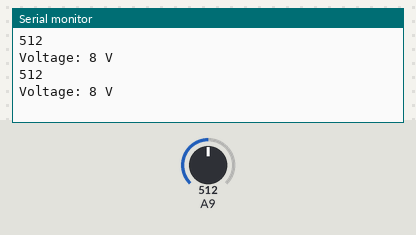
Bench run of a sketch on a simulated Arduino Mega 2560, built with avr-gcc and run on an emulated ATmega2560. Parts: the last lines printed to the serial monitor. The inputs (shaded band) are chosen by the test bench; at power-on: A9 = 512.

Above: at 1.8 s.
1.9 s: A9 set to 716
At 2.8 s:
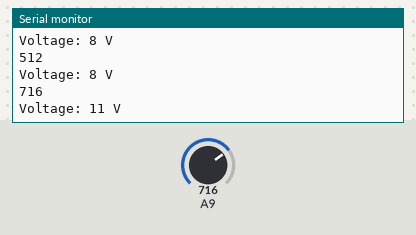
3.4 s: A9 set to 900
At 4.8 s:
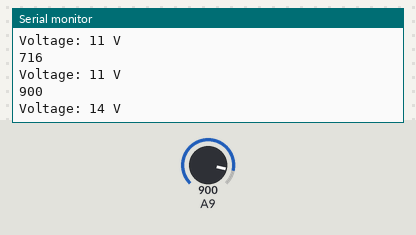
Timing chart, 0 to 6.4 s (numbered marks = the images above; inputs shaded):
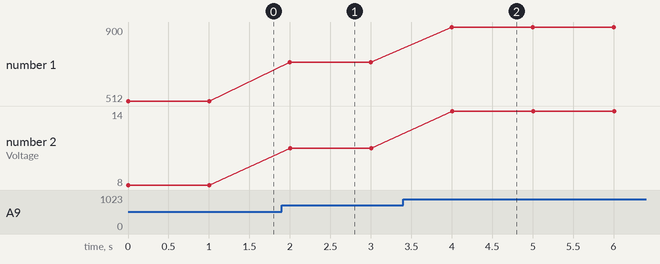

The sketch:

Solar_Voltage.ino
```cpp
/* ReadAnalogVoltage 0 to 50 Volts - blog.circuits4you.com

   Reads an analog input on pin 0, converts it to voltage, and prints the

   result to the serial monitor.

   Graphical representation is available using serial plotter   (Tools >

   Serial Plotter menu)*/


// the setup routine runs once when you press reset:

void setup() {

  // initialize serial communication at 9600 bits per second:

  Serial.begin(9600);

}


// the loop routine runs over and over again forever:

void loop() {

  // read the input on analog pin 0:

  int sensorValue = analogRead(A9);

  // Convert the analog reading (which goes from 0 - 1023) to a voltage (0 - 50V):

  int voltage = sensorValue * (5.0 / 1024.0)*3.4; //voltage = value * (5.0/1023) * ((R1 + R2)/R2);

  // print out the value you read:
  Serial.println(sensorValue);

  Serial.print("Voltage: ");

  Serial.print(voltage);

  Serial.println(" V");

  delay(1000);

}
```

Measured:
- after the input at 1.9 s, the serial monitor: prints a new line after 0.10 s (image 1)
- after the input at 3.4 s, the serial monitor: prints a new line after 0.60 s (image 2)
- plotted number 1: 512 → 716 after the input at 1.9 s, 716 → 900 after the input at 3.4 s
- plotted number 2: 8 → 11 after the input at 1.9 s, 11 → 14 after the input at 3.4 s
